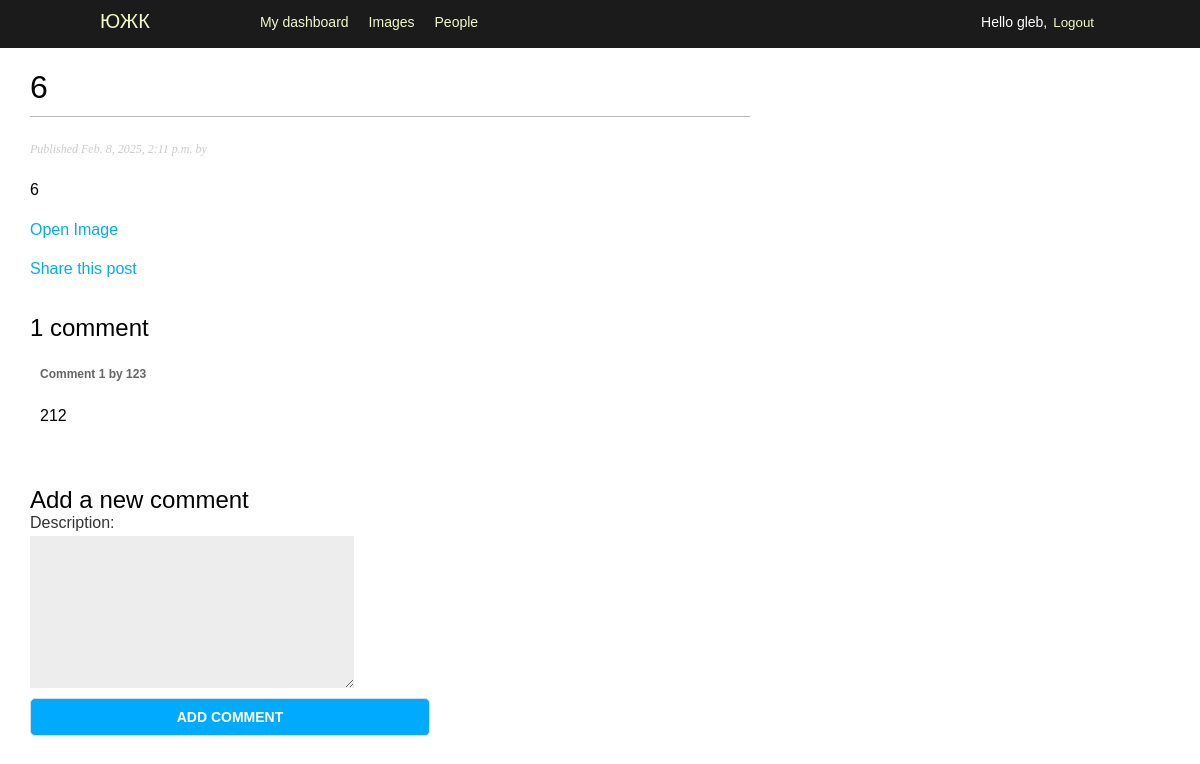
The app's page /TD/2025/2/8/6/ (signed in), older data.
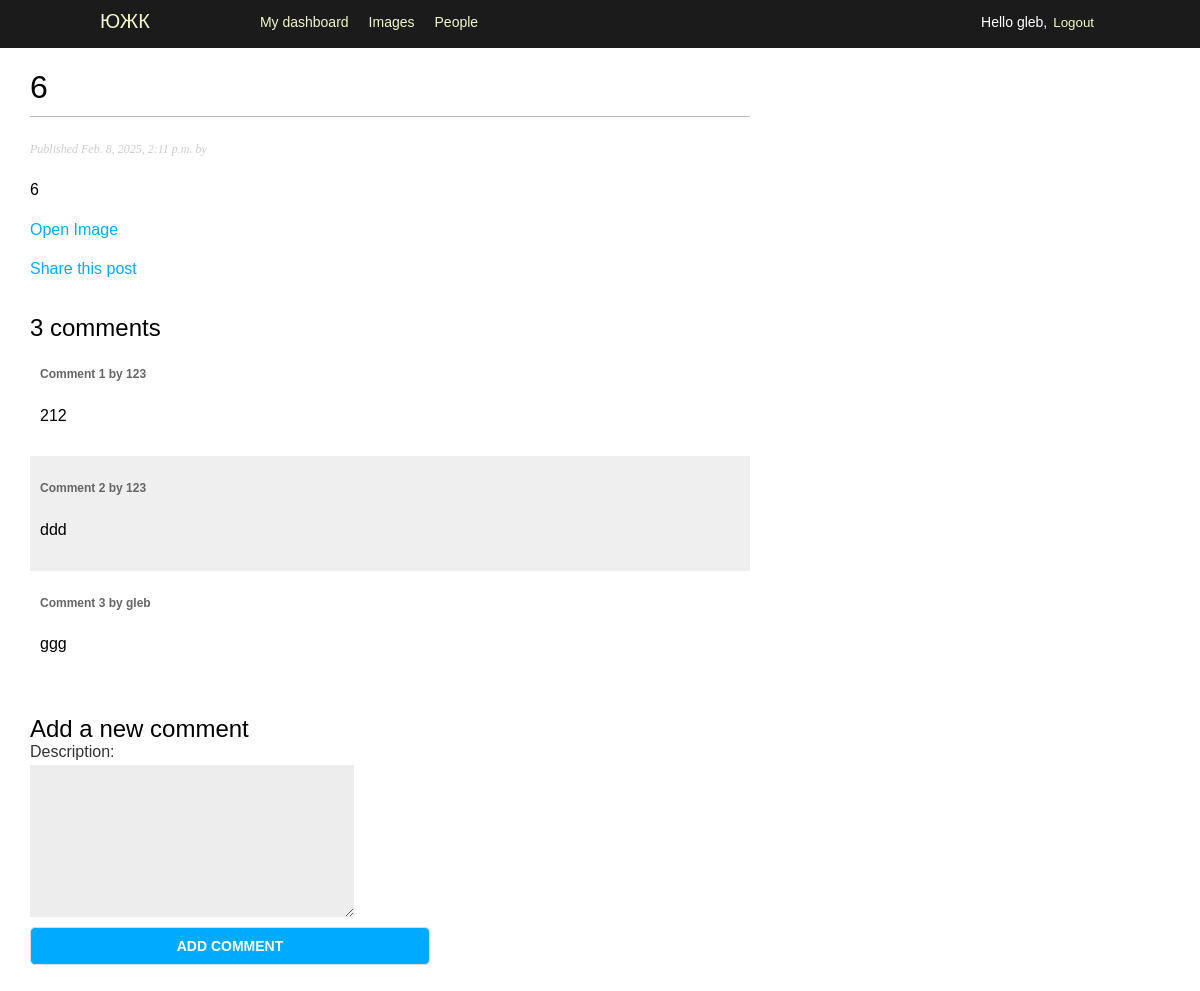
The same page, newer data.
### blog/models.py (models this page shows, shortened)
class Comment(models.Model):
    document = models.ForeignKey(TurnoverDocument, on_delete=models.CASCADE, related_name='comments')
    name = models.CharField(max_length=80)
    email = models.EmailField()
    description = models.TextField()
    created_at = models.DateTimeField(auto_now_add=True)
    updated_at = models.DateTimeField(auto_now=True)
    active = models.BooleanField(default=True)
    class Meta:
        ordering=['created_at']
        indexes = [models.Index(fields=['created_at'])]

### blog/views.py (the view)
# urls.py: path('<int:year>/<int:month>/<int:day>/<slug:TD>/', views.TD_detail, name='TD_detail'),
@login_required
def TD_detail(request, year, month, day, TD):
    single_document = get_object_or_404(
        TurnoverDocument,
        status=TurnoverDocument.Status.PUBLISHED,
        slug=TD,
        publish_by__year=year,
        publish_by__month=month,
        publish_by__day=day
    )
    comments = single_document.comments.filter(active=True)
    form = CommentForm()
    return render(request, 'blog/TD/detail.html', {'single_document': single_document,'form': form, 'comments':comments})

### blog/forms.py
class CommentForm(forms.ModelForm):
    class Meta:
        model = Comment
        fields = ['description']

### blog/models.py (called while the page is built)
    def filename(self):
        return 'images/' + os.path.basename(self.document_file.name)

### templates/blog/TD/detail.html (shortened to what this page needs)
{% extends "blog/base.html" %}
{% load static %}
{% block content %}
  <h1>{{ single_document.title }}</h1>
  <p class="date">
    Published {{ single_document.publish_by }} by {{ single_document.auther }}
  </p>
  {{ single_document.description|linebreaks }}
  <a href="{% static single_document.filename %}" target="_blank">
      Open Image
  </a>
  {% if request.user.is_authenticated %}
    <p>
      <a href="{% url "TD:send_email" single_document.id %}">
        Share this post
      </a>
    </p>
  {% endif %}
  {% with comments.count as total_comments %}
    <h2>
      {{ total_comments }} comment{{ total_comments|pluralize }}
    </h2>
  {% endwith %}
  {% for comment in comments %}
    <div class="comment">
      <p class="info">
        Comment {{ forloop.counter }} by {{ comment.name }}
      </p>
      {{ comment.description|linebreaks }}
    </div>
  {% empty %}
    <p>There are no comments.</p>
  {% endfor %}
  {% if request.user.is_authenticated %}
    {% include "blog/TD/includes/comment_form.html" %}
  {% endif %}
{% endblock %}

Row changes from the older to the newer data that the page shows:
added Comment: name "123", description "ddd"
added Comment: name "gleb", description "ggg"
Text that changed along with them:
{{ total_comments }}: "1" → "3"
